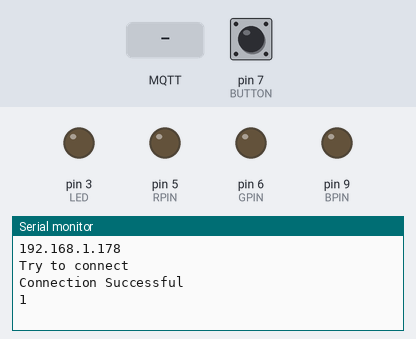
Bench run of a sketch on a simulated Arduino Uno, built with avr-gcc and run on an emulated ATmega328P. On the bench: output pins drawn as LEDs (lit = HIGH), the last lines printed to the serial monitor. The test bench sets the inputs (shaded band); at power-on: pin 7 (BUTTON) HIGH. WiFi joins after 1.5 s; servers stay silent unless stated; no MQTT or app messages arrive unless stated.

Above: at 2.8 s.
2.9 s: MQTT message "1" arrives on the first subscribed topic
At 4.7 s:
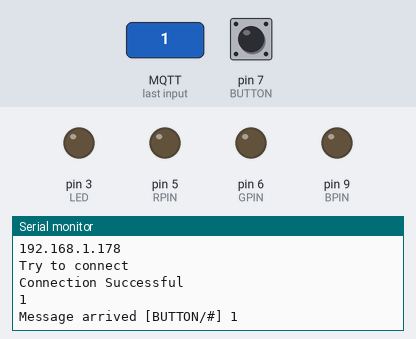
5.5 s: MQTT message "on" arrives on the first subscribed topic
At 7.4 s:
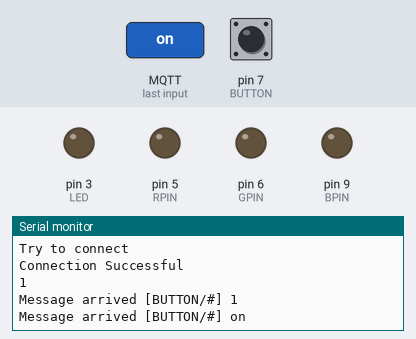
8.0 s: MQTT message "off" arrives on the first subscribed topic
At 8.9 s:
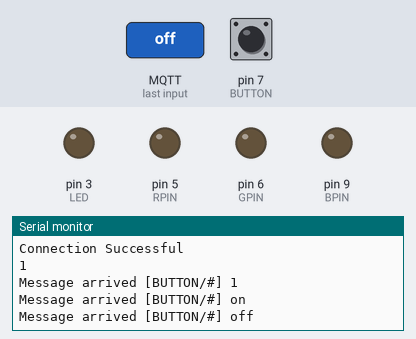

Measured:
- after the input at 2.9 s, the serial monitor: prints a new line after 1.2 s (image 1)
- after the input at 5.5 s, the serial monitor: prints a new line after 0.55 s (image 2)
- after the input at 8.0 s, the serial monitor: prints a new line after 0.05 s (image 3)

The sketch:

Sketch1.ino
```cpp
#include <SPI.h>
#include <Ethernet.h>
#include <PubSubClient.h>
#define BUTTON 7
#define LED 3

#define RPIN 5
#define GPIN 6
#define BPIN 9

#define DEBUG 1 // Debug output to serial console

int last;

// Update these with values suitable for your network.
byte mac[] = { 0xDE, 0xED, 0xBA, 0xFE, 0xFE, 0xED };
IPAddress ip(192, 168, 1, 178);
//IPAddress server(172, 16, 0, 2);


EthernetClient ethClient;
PubSubClient client("m12.cloudmqtt.com", 10057, callback, ethClient);

void setup()
{
	pinMode(BUTTON, INPUT_PULLUP);
	pinMode(LED, OUTPUT);
	pinMode(RPIN, OUTPUT);
	pinMode(GPIN, OUTPUT);
	pinMode(BPIN, OUTPUT);

	Ethernet.begin(mac, ip);

#if DEBUG
	Serial.begin(115200);
	Serial.println(Ethernet.localIP());
#endif
	//client.setCallback(callback);
	// Note - the default maximum packet size is 128 bytes. If the
	// combined length of clientId, username and password exceed this,
	// you will need to increase the value of MQTT_MAX_PACKET_SIZE in
	// PubSubClient.h
}

void loop()
{
	reconnect();
	int statusb = digitalRead(BUTTON);

	if (statusb != last){
		last = statusb;
		client.publish("BUTTON", statusb == 1 ? "ON" : "OFF");
		//client.publish("BUTTON", String(statusb).c_str());

#if DEBUG
		Serial.println(statusb);
#endif
	}
	delay(2000);
}

void reconnect(){
	if (!client.connected()){
#if DEBUG
		Serial.println("Try to connect");
#endif
		if (client.connect("arduinoClient2", "gfrroixd", "82KkGg56AvGV")) {
			client.publish("Connect", "hello world");
			client.subscribe("BUTTON/#");
#if DEBUG
			Serial.println("Connection Successful");
#endif
		}
		else
		{
#if DEBUG
			Serial.print("failed, rc=");
			Serial.print(client.state());
			Serial.println(" try again in 2 seconds");
#endif
		}
	}
	client.loop();
}

void callback(char* topic, byte* p_payload, unsigned int length) {
	String payload;
#if DEBUG
	Serial.print("Message arrived [");
	Serial.print(topic);
	Serial.print("] ");
#endif
	for (int i = 0; i<length; i++) {
#if DEBUG
		Serial.print((char)p_payload[i]);
#endif
		payload.concat((char)p_payload[i]);
	}
	if (String("BUTTON/cmd").equals(topic)) {
		analogWrite(LED, payload.toInt());
	}
	Serial.println();
}
```
